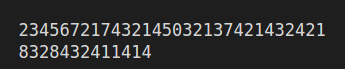
//> input picture image/screenshoot.png, 345 x 69 px
$ ./verfiyCode   (built with g++ and OpenCV 4)
//> lines starting //> are read from the running program, lines starting //| are printed output that depends on the picture; after the words box and inside, x2 and y2 are one past the last pixel; in counts of white or black regions, pixels touching at a corner belong together
#include<iostream>
#include"opencv2/opencv.hpp"

using namespace std;
using namespace cv;

Mat db[10] ;
const int dbLen = 10;

int main(int argc,char**argv)
{
    //载入数据库 10张数字图片作为模板
    for(int i =0;i<10;i++)
    {
        ostringstream fileName;
        fileName <<"image/numberImage/"<<i<<".jpg";
        db[i] = imread(fileName.str());
//> 0.jpg cannot be read in this run, so this picture is empty
    }

    Mat srcImage = imread("image/screenshoot.png");
//> srcImage is the input picture: 69 rows x 345 cols, CV_8UC3; mean B, G, R 43.9, 43.9, 43.9
    if(!srcImage.data)
    {
        cout<<"cannot read this file";
        return -1;
    }
    Mat grayImage = Mat::zeros(srcImage.size(),CV_8UC1);
    cvtColor(srcImage,grayImage,CV_BGR2GRAY);
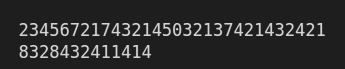
//> grayImage: 69 rows x 345 cols, CV_8UC1; min 30, max 212, mean 43.9

    Mat dstImage = Mat::zeros(grayImage.size(),grayImage.type());

    adaptiveThreshold(grayImage,dstImage,255,ADAPTIVE_THRESH_MEAN_C,0,7,0);
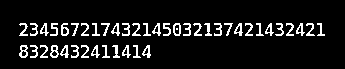
//> dstImage: 69 rows x 345 cols, CV_8UC1; 9.3% white in thin lines or dots, all inside (x1, y1, x2, y2) = (19, 23, 325, 58)
    //threshold(grayImage,dstImage,100,255,CV_THRESH_BINARY);
    //imshow("thresholdImage",dstImage);
    // waitKey();
    //二值图求轮廓

    Mat Image = Mat::zeros(srcImage.size(),CV_8UC3);
    vector< vector<Point> > contours;
    vector<Vec4i> hierarchy;
    findContours(dstImage,contours,hierarchy,CV_RETR_EXTERNAL,CV_CHAIN_APPROX_NONE);
//> contours = 43 contours; largest, box (x1, y1, x2, y2) and area: (19, 45, 28, 58) 76, (173, 23, 181, 36) 76, (50, 45, 59, 58) 73, (61, 23, 69, 36) 60, (142, 45, 151, 58) 54
    drawContours(Image,contours,-1,Scalar(255,255,255));
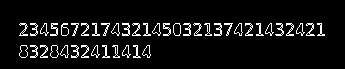
//> Image: 69 rows x 345 cols, CV_8UC3; 7.3% white in thin lines or dots, all inside (x1, y1, x2, y2) = (19, 23, 325, 58)

    Mat copyImage = Image.clone();

    Rect rect[64]; //存放10个数字的rect

    //根据contours迭代器遍历每一个轮廓 画出所有最小矩阵
    vector<vector<Point> >::iterator It; int index;
    for( index = 0, It = contours.begin();It < contours.end();It++,index++){                        //画出可包围数字的最小矩形

        Point2f vertex[4];
        rect[index] = boundingRect(*It);
        vertex[0] = rect[index].tl();                                                              //矩阵左上角的点
        vertex[1].x = (float)rect[index].tl().x, vertex[1].y = (float)rect[index].br().y;                 //矩阵左下方的点
        vertex[2] = rect[index].br();                                                              //矩阵右下角的点
        vertex[3].x = (float)rect[index].br().x, vertex[3].y = (float)rect[index].tl().y;                 //矩阵右上方的点

        for(int j = 0; j < 4; j++)
        {
            line(Image,vertex[j], vertex[ (j+1)%4 ],Scalar(0,0,255),1);
        }


    }
//> this loop made 43 passes
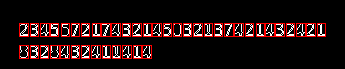
//> Image: 69 rows x 345 cols, CV_8UC3; 7.75% of pixels changed, all inside (x1, y1, x2, y2) = (19, 23, 326, 59)

    imshow("line rects",Image);

    for(int t = index -1;t>=0;t--)
    {

        //调整矩阵 与数据库图片大小一致
        Mat tempRect = Mat::zeros(db[0].size(),db[0].type());
//> (the run ends here: the program stops with an error, at `resize(copyImage(rect[t]),tempRect,tempRect.size());`)
